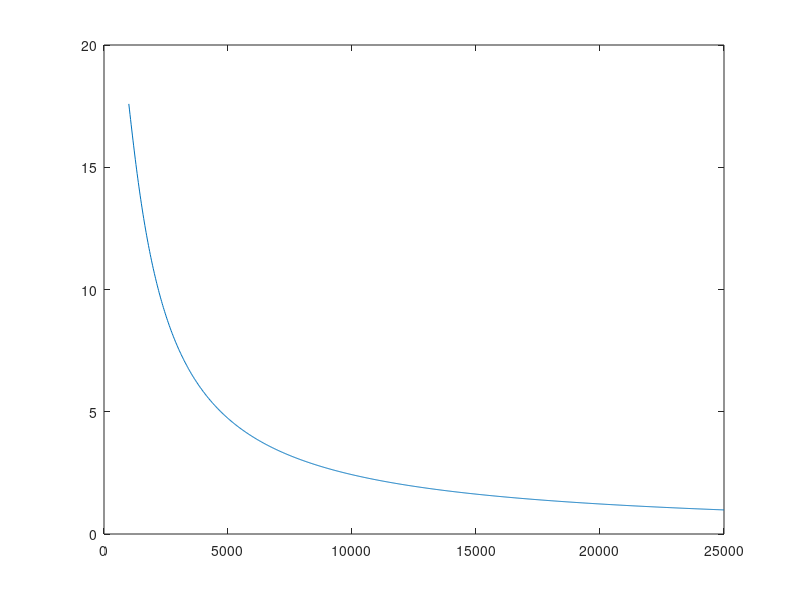

The MATLAB script that drew this image: (Note: this script raises an error after producing the figure.)
addpath('../../../../TP8');
addpath('../../../../TP7');
addpath('../../../../TP6');
addpath('../../../../TP5');
addpath('../../../../TP4');
addpath('../../../../TP3');
addpath('../../../../TP2');
format long;
P = [0.985 1.108 1.363 1.631];
V = [25000 22200 18000 15000];
R = 82.05;
T = 303;

%ITEM A -------------------
datos = P.*V.^3./(R*T) - V.^2;
[pol] = polyfit(V,datos,1);
A1 = pol(1)
A2 = pol(2)
%RESULT:
%A1 = -234.127
%A2 = -58270.7

%ITEM B -------------------
P = @(V) (1+A1./V+A2./(V.^2)).*R*T./(V);
tol = 5e-5;
itmax = 10000;
VV = linspace(25000,1000,1000);
plot(VV,P(VV))

[p,h,it] =  biseccion(@(v) P(v)-2 , 11000,15000,10000,5e-5);
p
[p,h,it] =  biseccion(@(v) P(v)-0.5 ,48500,50000,10000,5e-5);
p
%resultados:
%p1:12187
%p2:49485

%ITEM C --------------------------
L =1000;
Q_ant = intNCcompuesta(P,10000,30000,L,3);

L =2*L;
Q = intNCcompuesta(P,10000,30000,L,3);
error_C = abs(Q-Q_ant)/abs(Q_ant)<5e-7
Q
%resultados:
%Q = 26918.28
